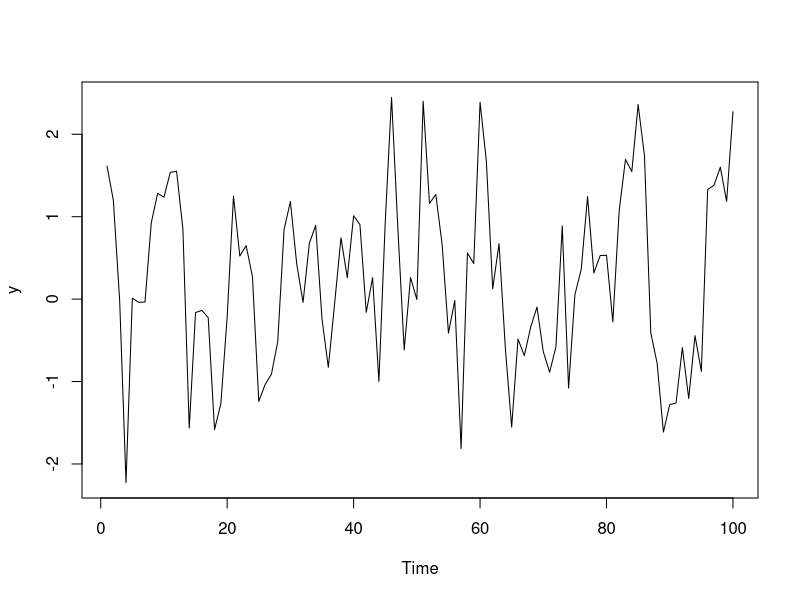
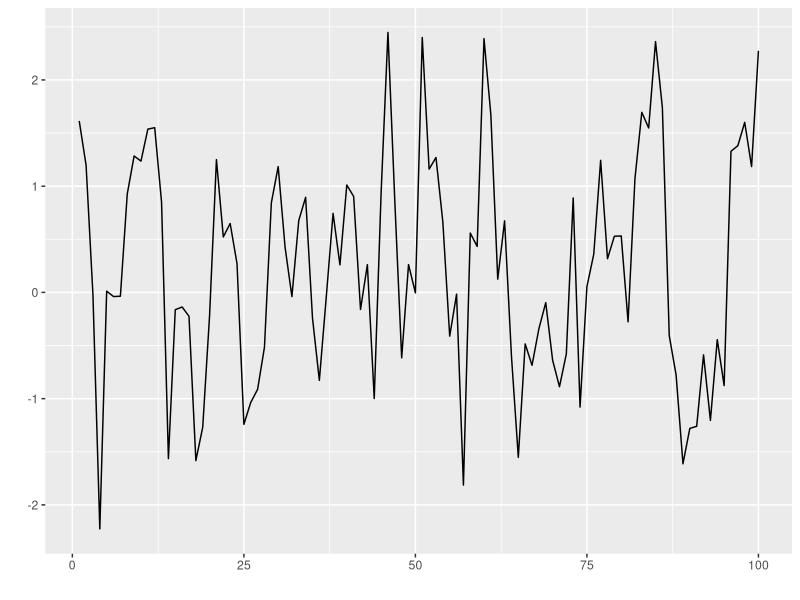
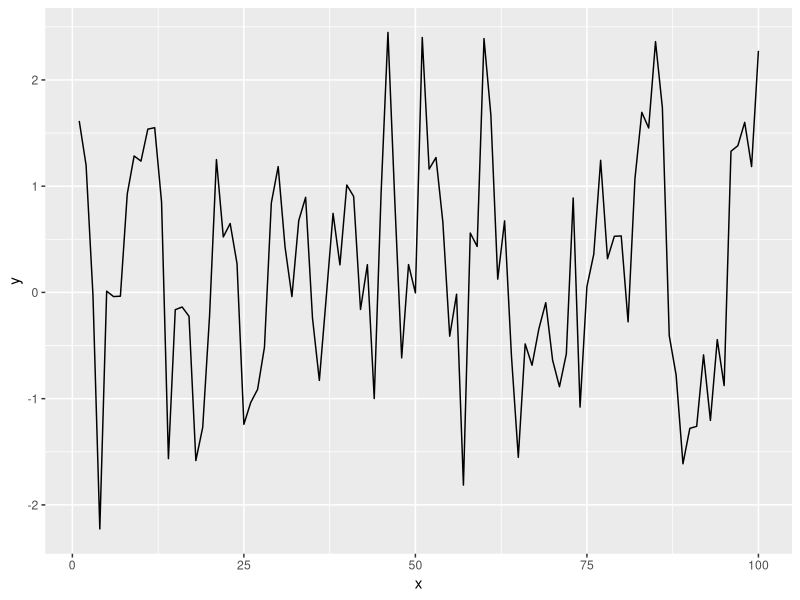
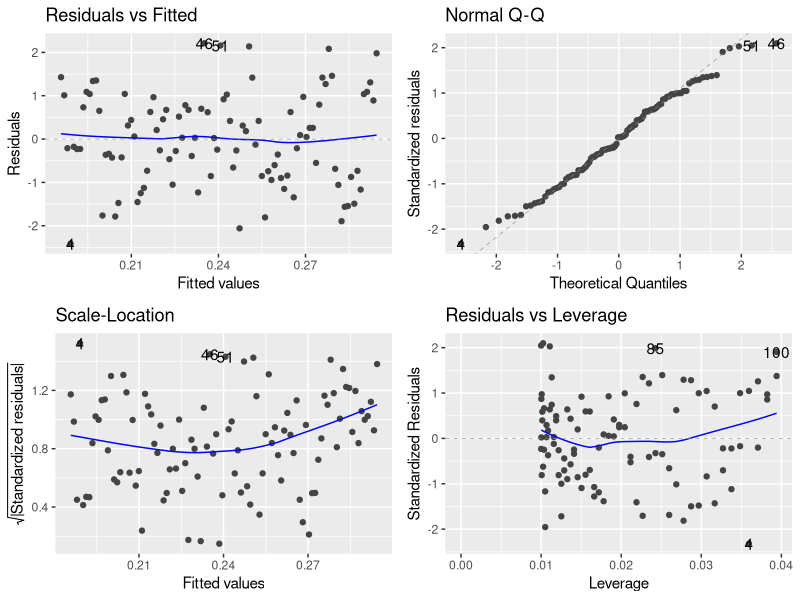
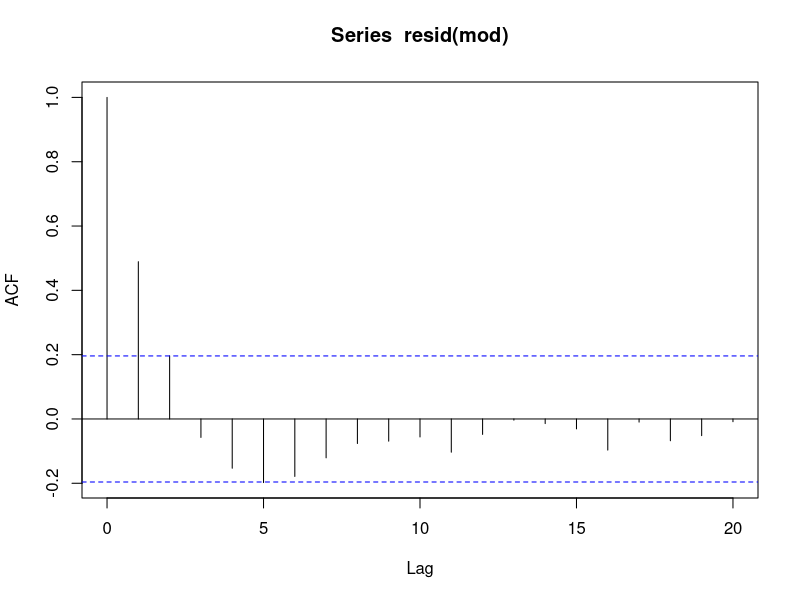
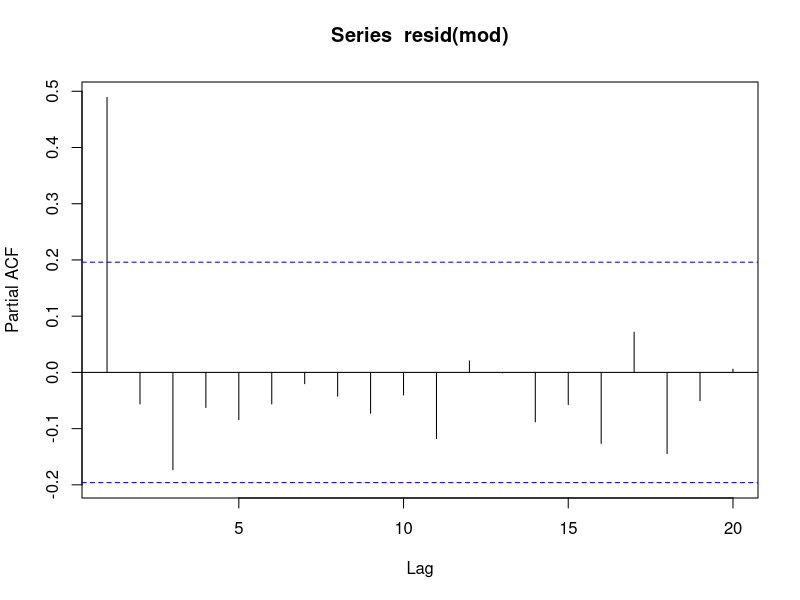
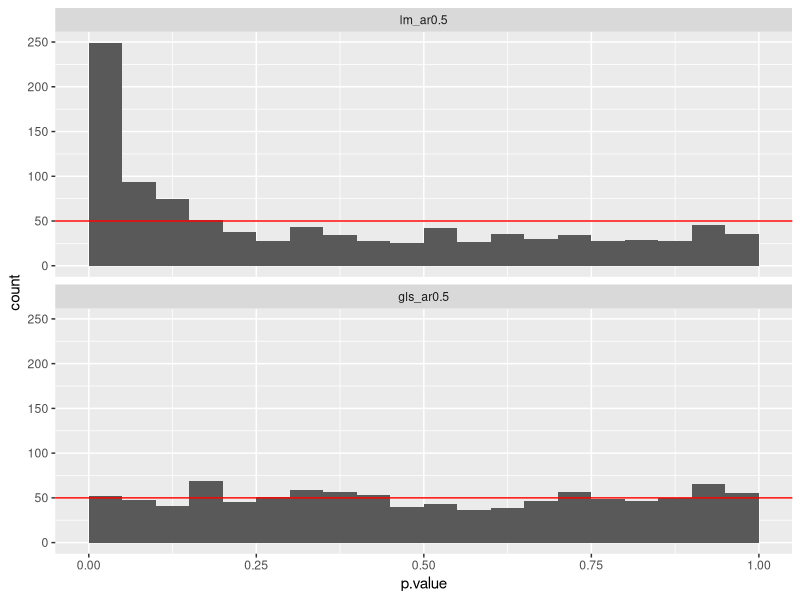
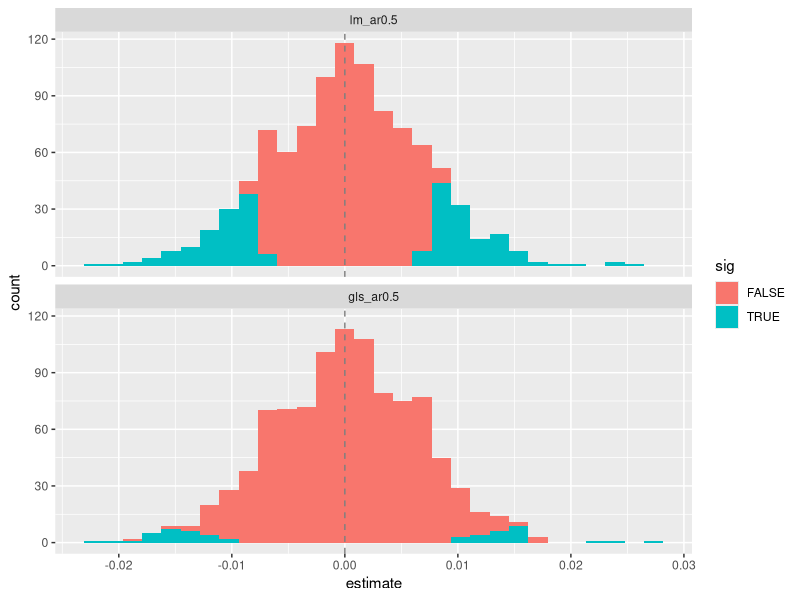

Write R code to recreate these figures, in order.
## ---- chunk 1
set.seed(1)
## ---- chunk 2
library("tidyverse")
library(broom)

y <- arima.sim(model = list(ar = 0.5), n = 100)


df <- tidy(y) |> 
  rename(x = index, y = value)
## ---- chunk 3

plot(y) #base plot
# or for a ggplot, use autoplot (many autoplot functions in ggfortify package)
library("ggfortify")
autoplot(y) #uses fortify to convert ts object to a data.frame 


# or plot the tidy data
ggplot(df, aes(x = x, y = y)) + geom_line()
## ---- chunk 4
mod <- lm(y ~ x, data = df)
anova(mod)
## ---- chunk 5
library("ggfortify")
autoplot(mod)

acf(resid(mod))#use autoplot to get ggplot version
pacf(resid(mod)) # single spike
## ---- chunk 6
library("lmtest")
dwtest(mod)

## ---- chunk 7
library("nlme")

mod2 <- gls(y ~ x, data = df, correlation = corAR1())
anova(mod2)
list(mod, mod2) |> 
  map(coef) |> 
  map("x") # should be unbiased

## ---- chunk 8
library("broom")
library("broom.mixed") # expansion package for broom 
#no autocorrelation


sim <- map(1:1000, 
           ~tidy(arima.sim(model = list(ar = 0.5), n = 100)) |> 
  rename(x = index, y = value))


sim_lm <- sim |> 
  map(~lm(y ~ x, data = .)) |> 
  map(tidy) |> 
  list_rbind() |> 
  filter(term == "x") |> 
  mutate(sig = p.value < 0.05)


sim_gls <- sim |> 
  map(~gls(y ~ x, data = ., correlation = corAR1())) |> 
  map(tidy) |> 
  list_rbind() |> 
  filter(term == "x") |> 
  mutate(sig = p.value < 0.05)


all_models <- bind_rows(list(lm_ar0.5 = sim_lm,
                             gls_ar0.5 = sim_gls), .id = "model") |>
  mutate(model = factor(model, levels = c("lm_ar0", "lm_ar0.5", "gls_ar0.5")))


nbins <-  20
ggplot(all_models, aes(x = p.value)) +
  geom_histogram(binwidth = 1/nbins, boundary = 0) +
  geom_hline(yintercept = 1000/nbins, colour = "red") +
  facet_wrap(facets = vars(model), ncol = 1)


ggplot(all_models, aes(x = estimate, fill = sig)) +
  geom_histogram() +
  geom_vline(xintercept = 0, colour = "grey50", linetype = "dashed") +
   facet_wrap(facets = vars(model), ncol = 1)
## ---- chunk 9
data("LakeHuron")
Huron <- tidy(LakeHuron) |> 
  rename(year = index, level = value)
## ---- chunk 10
ggplot(Huron, aes(x = year, y = level)) + 
  geom_line()
## ---- chunk 11
mod <- lm(level ~ year, data = Huron)
summary(mod)

## ---- chunk 12
acf(resid(mod))
pacf(resid(mod))
## ---- chunk 13
ar(resid(mod))
## ---- chunk 14
mod_gls <- gls(level ~ year, data = Huron, correlation = corAR1())
summary(mod_gls)
## ---- chunk 15
mod_gls2 <- gls(level ~ year, data = Huron, correlation = corARMA(p = 2))
summary(mod_gls)

anova(mod_gls, mod_gls2)
